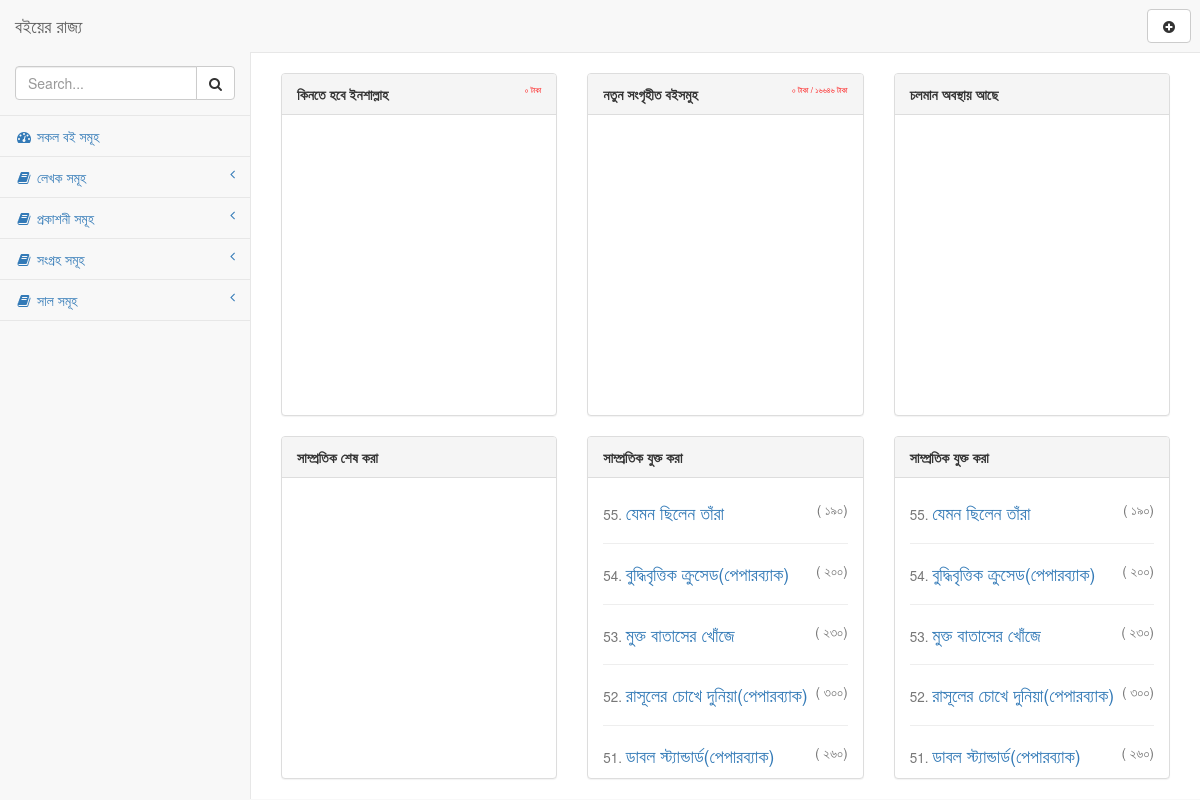
The app's page /, older data.
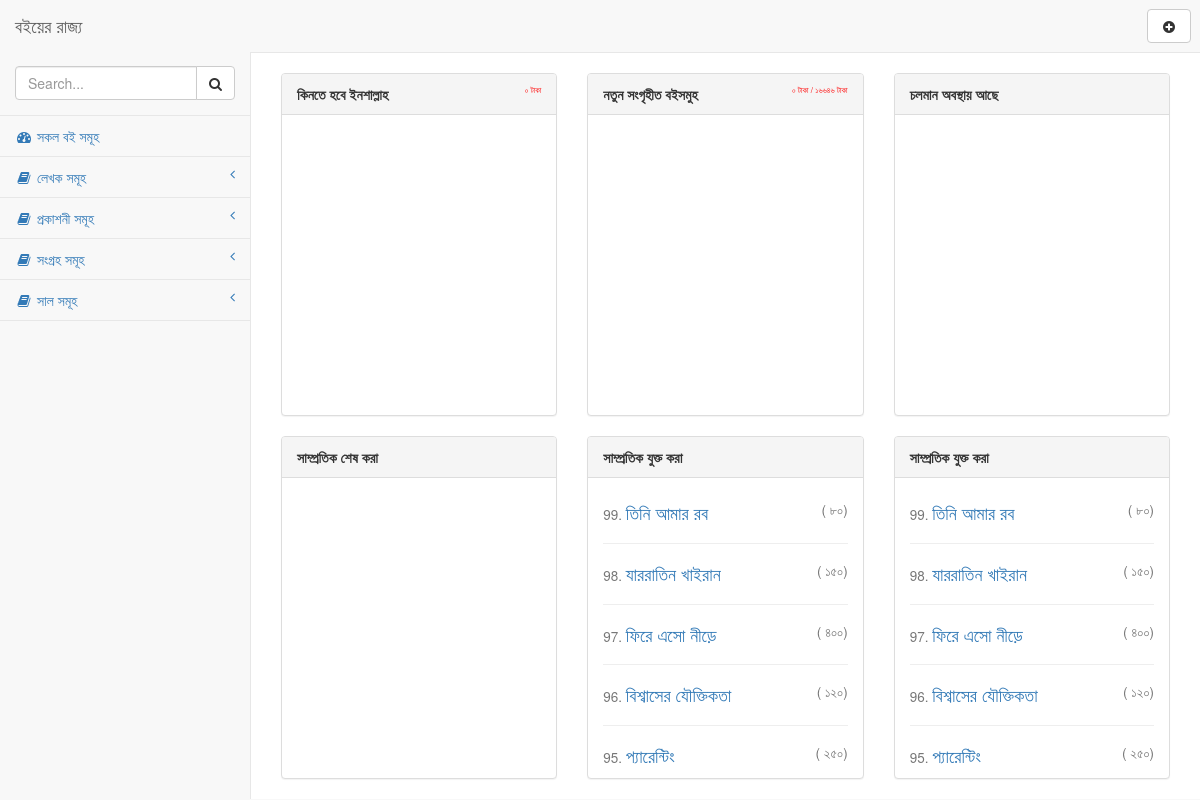
The same page, newer data.
### tables this page shows
CREATE TABLE `tbl_books` (
  `id` int(11) NOT NULL,
  `name` varchar(200) NOT NULL,
  `author` varchar(200) NOT NULL,
  `page` varchar(100) NOT NULL,
  `publisher` varchar(200) NOT NULL,
  `preview` varchar(300) NOT NULL,
  `year` varchar(4) NOT NULL,
  `price` varchar(4) NOT NULL,
  `discount` varchar(5) NOT NULL,
  `status` tinyint(4) NOT NULL DEFAULT 0,
  `process` tinyint(4) NOT NULL DEFAULT 0,
  `review` text NOT NULL,
  `tags` varchar(300) NOT NULL
);

### lib/function.php (called while the page is built, shortened)
<?php
class BanglaConverter {
    public static $bn = array("১", "২", "৩", "৪", "৫", "৬", "৭", "৮", "৯", "০", "জানুয়ারী", "ফেব্রুয়ারি", "মার্চ", "এপ্রিল", "মে", "জুন", "জুলাই", "অগাস্ট", "সেপ্টেম্বর", "অক্টোবর", "নভেম্বর", "ডিসেম্ব্যার");
    public static $en = array("1", "2", "3", "4", "5", "6", "7", "8", "9", "0","January", "February", "March", "April", "May", "June", "July", "August", "September", "October", "November", "December");
    public static function en2bn($number) {
        return str_replace(self::$en, self::$bn, $number);
    }
}
?>

### index.php (the view, shortened to what the changed rows need)
<?php include "./lib/function.php"; ?>
<?php include "./inc/header.php"; ?>
<?php
        try {
            $dbh = new PDO("mysql:dbname=db_ibooks;host=localhost", "root", "root");
            $dbh->setAttribute(PDO::ATTR_ERRMODE, PDO::ERRMODE_EXCEPTION);
            $dbh->exec("SET CHARACTER SET utf8");
            $dbh->pdo = $dbh;
        } catch (PDOException $e) {
            echo 'Connection failed: ' . $e->getMessage();
        }
    ?>
    <div id="page-wrapper">
            <br>
            <div class="row">
                <div class="col-lg-4">
                    <div class="panel panel-default">
                        <div class="panel-body" style="height:300px;overflow: scroll;">
                            <?php
                        $query = "SELECT * FROM `tbl_books` ORDER BY id DESC LIMIT 5";
                        $stmt = $dbh->prepare($query);
                        $stmt->execute();
                        if ($stmt->rowCount() > 0) {
                        $result = $stmt->fetchAll();
                            foreach( $result as $data ) {
                        ?>
                                <a href="book_details.php?id=<?php echo $data['id']; ?>">
                                    <h4>
                                        <small>
                                            <?php echo $data['id']; ?>. </small>
                                        <?php echo $data['name']; ?>
                                        <small class="pull-right">(
                                            <?php echo BanglaConverter::en2bn($data['price']); ?>)</small>
                                    </h4>
                                </a>
                                <hr>
                                <?php } } ?>
                        </div>
                    </div>
                </div>
                <div class="col-lg-4">
                    <div class="panel panel-default">
                        <div class="panel-body" style="height:300px;overflow: scroll;">
                            <?php
                        $query = "SELECT * FROM `tbl_books` ORDER BY id DESC LIMIT 5";
                        $stmt = $dbh->prepare($query);
                        $stmt->execute();
                        if ($stmt->rowCount() > 0) {
                        $result = $stmt->fetchAll();
                            foreach( $result as $data ) {
                        ?>
                                <a href="book_details.php?id=<?php echo $data['id']; ?>">
                                    <h4>
                                        <small>
                                            <?php echo $data['id']; ?>. </small>
                                        <?php echo $data['name']; ?>
                                        <small class="pull-right">(
                                            <?php echo BanglaConverter::en2bn($data['price']); ?>)</small>
                                    </h4>
                                </a>
                                <hr>
                                <?php } } ?>
                        </div>
                    </div>
                </div>
            </div>
    </div>
    </div>
    <?php include "./inc/footer.php"; ?>

Row changes from the older to the newer data that the page shows:
no longer on this page (row unchanged): tbl_books: id "55", name "যেমন ছিলেন তাঁরা", price "১৯০"
no longer on this page (row unchanged): tbl_books: id "54", name "বুদ্ধিবৃত্তিক ক্রুসেড(পেপারব্যাক)", price "২০০"
no longer on this page (row unchanged): tbl_books: id "53", name "মুক্ত বাতাসের খোঁজে", price "২৩০"
no longer on this page (row unchanged): tbl_books: id "52", name "রাসূলের চোখে দুনিয়া(পেপারব্যাক)", price "৩০০"
no longer on this page (row unchanged): tbl_books: id "51", name "ডাবল স্ট্যান্ডার্ড(পেপারব্যাক)", price "২৬০"
added tbl_books: id "99", name "তিনি আমার রব", price "৮০"
added tbl_books: id "98", name "যাররাতিন খাইরান", price "১৫০"
added tbl_books: id "97", name "ফিরে এসো নীড়ে", price "৪০০"
added tbl_books: id "96", name "বিশ্বাসের যৌক্তিকতা", price "১২০"
added tbl_books: id "95", name "প্যারেন্টিং", price "২৫০"
